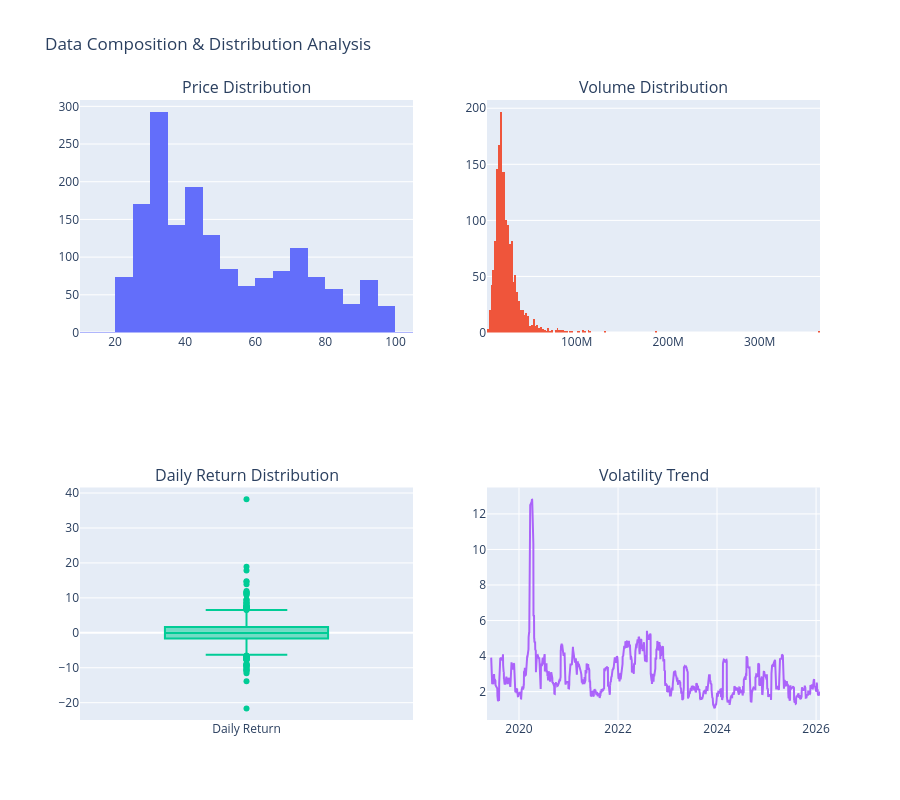

Write notebook code for a chart like this one.
### Markdown cell above
## 2. Understanding Data (d)
We analyze the distribution of stock prices and volumes to understand market behavior.

### Code cell
# Composition & Distribution Analysis
fig = make_subplots(rows=2, cols=2, subplot_titles=("Price Distribution", "Volume Distribution", "Daily Return Distribution", "Volatility Trend"))

# Price Distribution
fig.add_trace(go.Histogram(x=df['Close'], name='Close Price', marker_color='#636EFA'), row=1, col=1)

# Volume Distribution
fig.add_trace(go.Histogram(x=df['Volume'], name='Volume', marker_color='#EF553B'), row=1, col=2)

# Daily Return Distribution
fig.add_trace(go.Box(y=df['Daily_Return'], name='Daily Return', marker_color='#00CC96'), row=2, col=1)

# Volatility
fig.add_trace(go.Scatter(x=df['Date'], y=df['Volatility'], name='Volatility (20d)', line=dict(color='#AB63FA')), row=2, col=2)

fig.update_layout(height=800, title_text="Data Composition & Distribution Analysis", showlegend=False)
fig.show()

### Figure 1 — Plotly figure (JSON) as saved in the notebook; plotly's stock layout.template omitted (floating-point values rounded to 4 significant figures; data arrays with more than 128 entries replaced by an {"elided": "..."} marker saying what was removed)
{"data": [{"marker": {"color": "#636EFA"}, "name": "Close Price", "type": "histogram", "x": {"elided": "1691 float values"}, "xaxis": "x", "yaxis": "y"}, {"marker": {"color": "#EF553B"}, "name": "Volume", "type": "histogram", "x": {"elided": "1691 int values"}, "xaxis": "x2", "yaxis": "y2"}, {"marker": {"color": "#00CC96"}, "name": "Daily Return", "type": "box", "xaxis": "x3", "y": {"elided": "1691 float values"}, "yaxis": "y3"}, {"line": {"color": "#AB63FA"}, "name": "Volatility (20d)", "type": "scatter", "x": {"elided": "1691 str values"}, "xaxis": "x4", "y": {"elided": "1691 float values"}, "yaxis": "y4"}], "layout": {"annotations": [{"font": {"size": 16}, "showarrow": false, "text": "Price Distribution", "x": 0.225, "xanchor": "center", "xref": "paper", "y": 1, "yanchor": "bottom", "yref": "paper"}, {"font": {"size": 16}, "showarrow": false, "text": "Volume Distribution", "x": 0.775, "xanchor": "center", "xref": "paper", "y": 1, "yanchor": "bottom", "yref": "paper"}, {"font": {"size": 16}, "showarrow": false, "text": "Daily Return Distribution", "x": 0.225, "xanchor": "center", "xref": "paper", "y": 0.375, "yanchor": "bottom", "yref": "paper"}, {"font": {"size": 16}, "showarrow": false, "text": "Volatility Trend", "x": 0.775, "xanchor": "center", "xref": "paper", "y": 0.375, "yanchor": "bottom", "yref": "paper"}], "height": 800, "showlegend": false, "title": {"text": "Data Composition & Distribution Analysis"}, "xaxis": {"anchor": "y", "domain": [0, 0.45]}, "xaxis2": {"anchor": "y2", "domain": [0.55, 1]}, "xaxis3": {"anchor": "y3", "domain": [0, 0.45]}, "xaxis4": {"anchor": "y4", "domain": [0.55, 1]}, "yaxis": {"anchor": "x", "domain": [0.625, 1]}, "yaxis2": {"anchor": "x2", "domain": [0.625, 1]}, "yaxis3": {"anchor": "x3", "domain": [0, 0.375]}, "yaxis4": {"anchor": "x4", "domain": [0, 0.375]}}}
